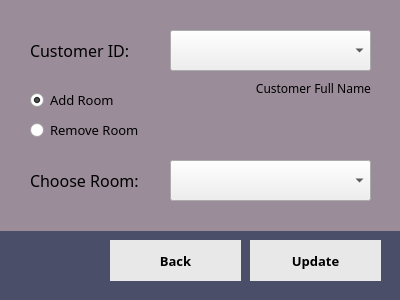
<?xml version="1.0" encoding="UTF-8"?>
<ui version="4.0">
 <class>addRemoveRooms</class>
 <widget class="QDialog" name="addRemoveRooms">
  <property name="geometry">
   <rect>
    <x>0</x>
    <y>0</y>
    <width>400</width>
    <height>300</height>
   </rect>
  </property>
  <property name="windowTitle">
   <string>Add / Remove Rooms</string>
  </property>
  <widget class="QLabel" name="bg_white">
   <property name="geometry">
    <rect>
     <x>0</x>
     <y>0</y>
     <width>400</width>
     <height>231</height>
    </rect>
   </property>
   <property name="styleSheet">
    <string notr="true">background-color: rgb(154, 140, 152);</string>
   </property>
   <property name="text">
    <string/>
   </property>
  </widget>
  <widget class="QLabel" name="bg_dark">
   <property name="geometry">
    <rect>
     <x>0</x>
     <y>0</y>
     <width>400</width>
     <height>300</height>
    </rect>
   </property>
   <property name="styleSheet">
    <string notr="true">background-color: rgb(74, 78, 105);</string>
   </property>
   <property name="text">
    <string/>
   </property>
  </widget>
  <widget class="QPushButton" name="updateButton">
   <property name="geometry">
    <rect>
     <x>250</x>
     <y>240</y>
     <width>131</width>
     <height>41</height>
    </rect>
   </property>
   <property name="font">
    <font>
     <family>Montserrat</family>
     <pointsize>10</pointsize>
     <weight>75</weight>
     <bold>true</bold>
    </font>
   </property>
   <property name="cursor">
    <cursorShape>PointingHandCursor</cursorShape>
   </property>
   <property name="styleSheet">
    <string notr="true">background-color: rgb(232, 232, 232);
border-radius: 0;</string>
   </property>
   <property name="text">
    <string>Update</string>
   </property>
  </widget>
  <widget class="QPushButton" name="backButton">
   <property name="geometry">
    <rect>
     <x>110</x>
     <y>240</y>
     <width>131</width>
     <height>41</height>
    </rect>
   </property>
   <property name="font">
    <font>
     <family>Montserrat</family>
     <pointsize>10</pointsize>
     <weight>75</weight>
     <bold>true</bold>
    </font>
   </property>
   <property name="cursor">
    <cursorShape>PointingHandCursor</cursorShape>
   </property>
   <property name="styleSheet">
    <string notr="true">background-color: rgb(232, 232, 232);
border-radius: 0;</string>
   </property>
   <property name="text">
    <string>Back</string>
   </property>
  </widget>
  <widget class="QComboBox" name="idComboBox">
   <property name="geometry">
    <rect>
     <x>170</x>
     <y>30</y>
     <width>201</width>
     <height>41</height>
    </rect>
   </property>
   <property name="font">
    <font>
     <family>Montserrat SemiBold</family>
     <pointsize>10</pointsize>
     <weight>75</weight>
     <bold>true</bold>
    </font>
   </property>
  </widget>
  <widget class="QLabel" name="idLabel">
   <property name="geometry">
    <rect>
     <x>30</x>
     <y>30</y>
     <width>131</width>
     <height>41</height>
    </rect>
   </property>
   <property name="font">
    <font>
     <family>Montserrat</family>
     <pointsize>12</pointsize>
    </font>
   </property>
   <property name="text">
    <string>Customer ID:</string>
   </property>
  </widget>
  <widget class="QRadioButton" name="addRadio">
   <property name="geometry">
    <rect>
     <x>30</x>
     <y>90</y>
     <width>121</width>
     <height>20</height>
    </rect>
   </property>
   <property name="font">
    <font>
     <family>Montserrat</family>
     <pointsize>10</pointsize>
    </font>
   </property>
   <property name="text">
    <string>Add Room</string>
   </property>
   <property name="checked">
    <bool>true</bool>
   </property>
  </widget>
  <widget class="QRadioButton" name="removeRadio">
   <property name="geometry">
    <rect>
     <x>30</x>
     <y>120</y>
     <width>171</width>
     <height>20</height>
    </rect>
   </property>
   <property name="font">
    <font>
     <family>Montserrat</family>
     <pointsize>10</pointsize>
    </font>
   </property>
   <property name="text">
    <string>Remove Room</string>
   </property>
  </widget>
  <widget class="QLabel" name="customerNameLabel">
   <property name="geometry">
    <rect>
     <x>220</x>
     <y>80</y>
     <width>151</width>
     <height>16</height>
    </rect>
   </property>
   <property name="font">
    <font>
     <family>Montserrat</family>
    </font>
   </property>
   <property name="text">
    <string>Customer Full Name</string>
   </property>
   <property name="alignment">
    <set>Qt::AlignRight|Qt::AlignTrailing|Qt::AlignVCenter</set>
   </property>
  </widget>
  <widget class="QComboBox" name="roomComboBox">
   <property name="geometry">
    <rect>
     <x>170</x>
     <y>160</y>
     <width>201</width>
     <height>41</height>
    </rect>
   </property>
   <property name="font">
    <font>
     <family>Montserrat SemiBold</family>
     <pointsize>10</pointsize>
     <weight>75</weight>
     <bold>true</bold>
    </font>
   </property>
  </widget>
  <widget class="QLabel" name="chooseLabel">
   <property name="geometry">
    <rect>
     <x>30</x>
     <y>160</y>
     <width>151</width>
     <height>41</height>
    </rect>
   </property>
   <property name="font">
    <font>
     <family>Montserrat</family>
     <pointsize>12</pointsize>
    </font>
   </property>
   <property name="text">
    <string>Choose Room:</string>
   </property>
  </widget>
  <zorder>bg_dark</zorder>
  <zorder>bg_white</zorder>
  <zorder>updateButton</zorder>
  <zorder>backButton</zorder>
  <zorder>idComboBox</zorder>
  <zorder>idLabel</zorder>
  <zorder>addRadio</zorder>
  <zorder>removeRadio</zorder>
  <zorder>customerNameLabel</zorder>
  <zorder>roomComboBox</zorder>
  <zorder>chooseLabel</zorder>
 </widget>
 <resources/>
 <connections>
  <connection>
   <sender>idComboBox</sender>
   <signal>currentTextChanged(QString)</signal>
   <receiver>customerNameLabel</receiver>
   <slot>setText(QString)</slot>
   <hints>
    <hint type="sourcelabel">
     <x>315</x>
     <y>56</y>
    </hint>
    <hint type="destinationlabel">
     <x>321</x>
     <y>84</y>
    </hint>
   </hints>
  </connection>
 </connections>
</ui>
